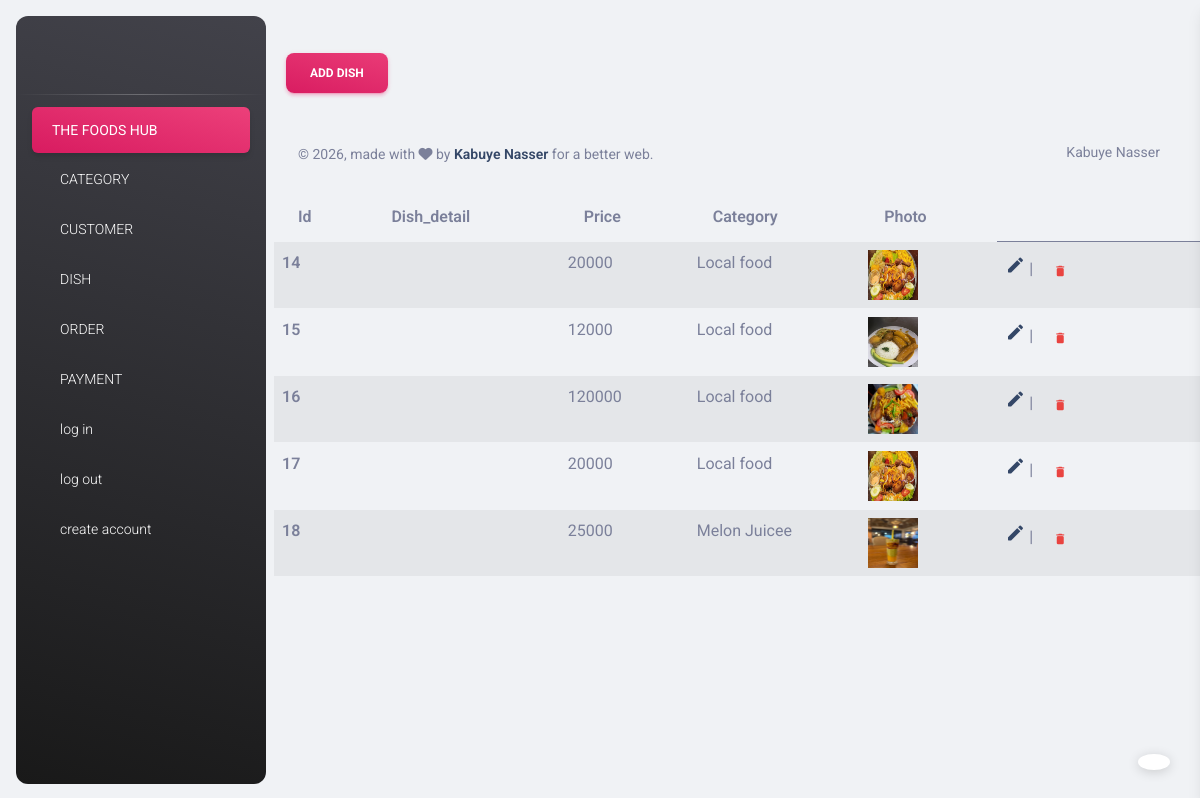
The page /add_dish/ (signed in) on the database its author committed.
### mambo/models.py (models this page shows, shortened)
class Dish(models.Model):
    dish_details = models.TextField()
    price = models.IntegerField()
    category = models.ForeignKey(Category, verbose_name="Your choice", on_delete=models.CASCADE )
    photo = models.ImageField(upload_to = "photos/")

class Category(models.Model):
    CATEGORY_OPTIONS = [
        ("M D", "MAIN DISH"),
        ("C D", "COLD DRINKS"),
        ("T", "TEA"),
        ("D", "DISSERTS"),
    ]
    name_of_category = models.CharField(max_length=50, verbose_name="MEALS")
    no_of_category = models.IntegerField()
    date_of_categorysale = models.DateTimeField(auto_now=False,auto_now_add=False)
    address = models.CharField(max_length=100, null=True,blank=True,default="N/A")
    category_type =   models.CharField(max_length=100,null=True, blank=True, choices= CATEGORY_OPTIONS)
    description = models.TextField()
    def __str__(self):
        return f"{self.name_of_category}"

### mambo/views.py (the view)
# urls.py: path('add_dish/',add_dish_view,name= 'add_dish_page'),
@login_required
def add_dish_view(request):
    message = ''
    if request.method == "POST":
        dish_form = DishForm(request.POST,request.FILES)
        if dish_form.is_valid():
            dish_form.save()
            messages.success(request,"dish added successfuly")
    dish_form = DishForm()
    dishes = Dish.objects.all()
    context ={
    'form':dish_form,
    'msg': message,
    'dishes': dishes
}
    return render(request, "add_dish.html",context)

### mambo/templates/add_dish.html (shortened to what this page needs)
{% extends './base.html' %}
{% block content %}
{% load crispy_forms_tags %}
    <h1><button type="button" class="btn bg-gradient-primary" data-bs-toggle="modal" data-bs-target="#exampleModal">
        Add Dish
      </button></h1>
    <table class="table table-striped">
        <thead>
          <tr>
            <th scope="col">id</th>
            <th scope="col">dish_detail</th>
            <th scope="col">price</th>
            <th scope="col">category</th>
            <th scope="col">photo</th>
          </tr>
        </thead>
        <tbody>
            {% for dish in dishes %}
                <tr>
                    <th scope="row">{{dish.id}}</th>
                    <td>{{dish.dish_detail}}</td>
                    <td>{{dish.price}}</td>
                    <td>{{dish.category}}</td>
                    <td>
                        {% if dish.photo %}
                            <img src="{{dish.photo.url}}" width="50px" height="50px"/>
                        {% else %}
                            <p>no photo available</p>
                        {% endif %}
                    </td>
                    <td>
                        <a href="{% url 'edit_dish_page' dish.id %}"><i class="material-icons ms-auto text-dark cursor-pointer fa-bounce" data-bs-toggle="tooltip" data-bs-placement="top" title="Edit Dish">edit</i></a> |
                        <a class="btn btn-link text-danger text-gradient px-3 mb-0" href="{% url 'delete_dish_page' dish.id %}">
                        <i onclick="return confirm('Are you sure you want to delete this dish?')"class="material-icons text-sm me-2">delete</i></a>
                    </td>
                </tr>
            {% endfor %}
{% endblock content %}

### rows shown on the page
Dish: id "14", price "20000", category "Local food", photo (picture)
Dish: id "15", price "12000", category "Local food", photo (picture)
Dish: id "16", price "120000", category "Local food", photo (picture)
Dish: id "17", price "20000", category "Local food", photo (picture)
Dish: id "18", price "25000", category "Melon Juicee", photo (picture)
